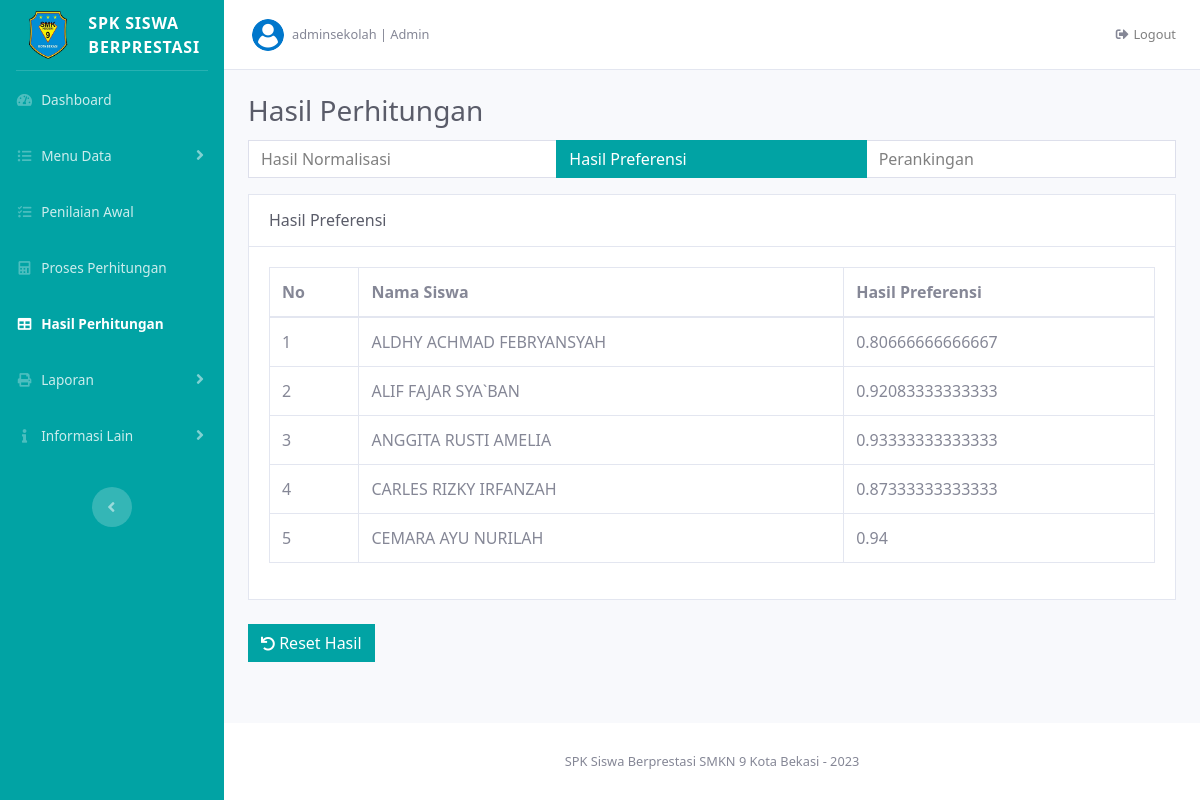
The app's page /index.php?page=hasil_perhitungan&hasil=preferensi (signed in), older data.
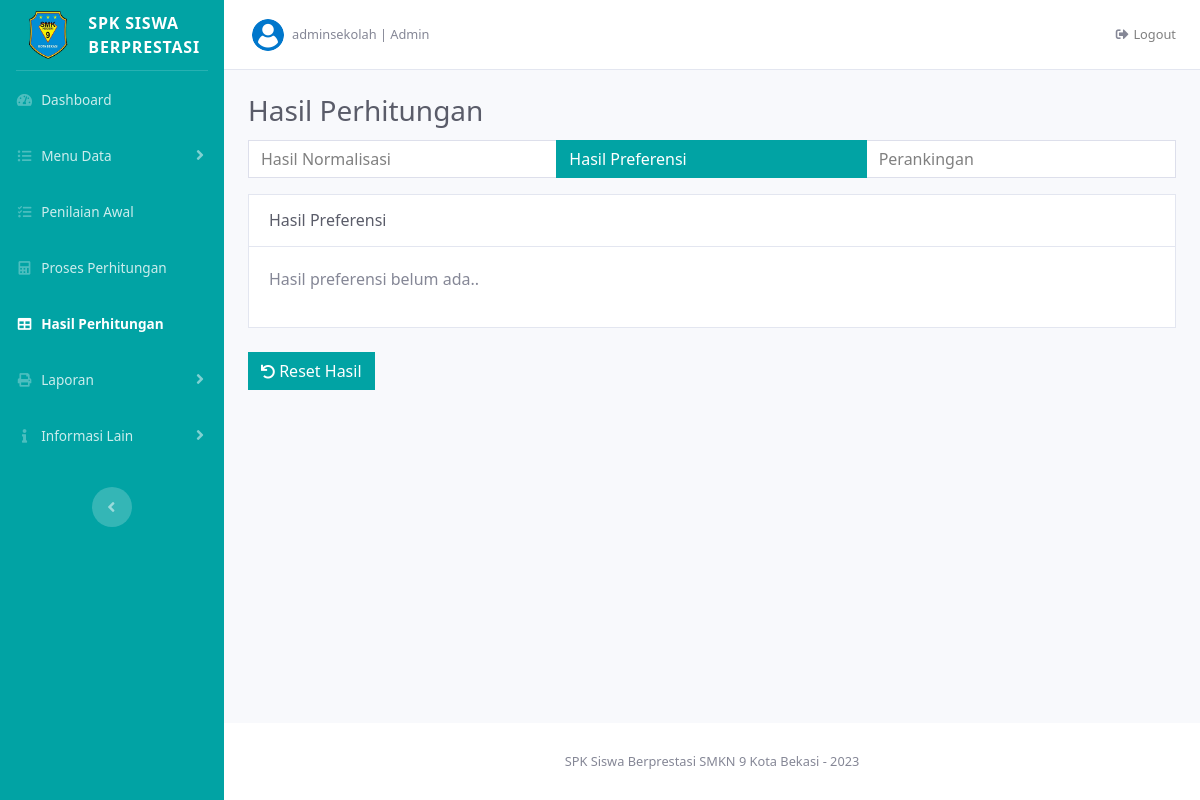
The same page, newer data.
### tables this page shows
CREATE TABLE `hasil_preferensi` (
  `ID_Pref` int(15) NOT NULL,
  `ID_Alter` int(15) DEFAULT NULL,
  `hasil_pref` double DEFAULT NULL
);

CREATE TABLE `data_alternatif` (
  `ID_Alter` int(15) NOT NULL,
  `NISN` varchar(30) DEFAULT NULL,
  `Nama_Siswa` varchar(100) DEFAULT NULL,
  `JK` varchar(100) DEFAULT NULL,
  `Kelas` varchar(100) DEFAULT NULL
);

### pages/hasil_perhitungan/hasil_preferensi.php (the view)
<?php
	$pref = mysqli_query($koneksi_db, "SELECT hasil_preferensi.ID_Pref, hasil_preferensi.ID_Alter, data_alternatif.Nama_Siswa,
	hasil_preferensi.hasil_pref FROM hasil_preferensi INNER JOIN data_alternatif ON
	hasil_preferensi.ID_Alter = data_alternatif.ID_Alter");
    $jmlPref = mysqli_query($koneksi_db, "SELECT * FROM hasil_preferensi");
?>
<div class="card-header bg-white py-3 d-flex align-items-center justify-content-between">
    <h6 class="m-0 text-gray-800">Hasil Preferensi</h6>
</div>
<div class="card-body">
    <?php
        if (mysqli_num_rows($jmlPref) > 0) {
    ?>
        <div class="table-responsive">
            <table class="table table-bordered" width="100%" cellspacing="0">
                <thead>
                    <tr>
                        <th class="text-nowrap">No</th>
                        <th class="text-nowrap">Nama Siswa</th>
                        <th class="text-nowrap">Hasil Preferensi</th>
                    </tr>
                </thead>
                <tbody>
                	<?php
            			$no = 0;
            			while ($res = mysqli_fetch_assoc($pref)) :
            			$no++;
            		?>
                    <tr>
                        <td class="text-nowrap"><?= $no; ?></td>
                        <td class="text-nowrap"><?= $res['Nama_Siswa']; ?></td>
                        <td class="text-nowrap"><?= $res['hasil_pref']; ?></td>
                    </tr>
                  	<?php endwhile; ?>
                </tbody>
            </table>
        </div>
    <?php
        } else {
    ?>
        <p>Hasil preferensi belum ada..</p>
    <?php
        }
    ?>
</div>

Row changes from the older to the newer data that the page shows:
removed hasil_preferensi: ID_Alter.Nama_Siswa "ALDHY ACHMAD FEBRYANSYAH", hasil_pref "0.80666666666667"
removed hasil_preferensi: ID_Alter.Nama_Siswa "ALIF FAJAR SYA`BAN", hasil_pref "0.92083333333333"
removed hasil_preferensi: ID_Alter.Nama_Siswa "ANGGITA RUSTI AMELIA", hasil_pref "0.93333333333333"
removed hasil_preferensi: ID_Alter.Nama_Siswa "CARLES RIZKY IRFANZAH", hasil_pref "0.87333333333333"
removed hasil_preferensi: ID_Alter.Nama_Siswa "CEMARA AYU NURILAH", hasil_pref "0.94"
Text that changed along with them:
text no longer shown: "No Nama Siswa Hasil Preferensi"
text now shown: "Hasil preferensi belum ada.."
